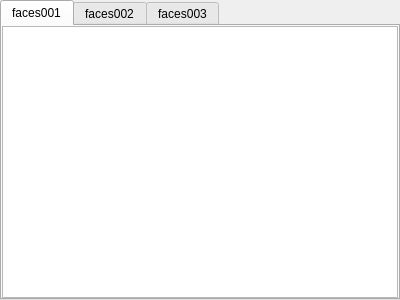
<?xml version="1.0" encoding="UTF-8"?>
<ui version="4.0">
 <class>FacesDialog</class>
 <widget class="QDialog" name="FacesDialog">
  <property name="geometry">
   <rect>
    <x>0</x>
    <y>0</y>
    <width>400</width>
    <height>300</height>
   </rect>
  </property>
  <property name="windowTitle">
   <string>Dialog</string>
  </property>
  <layout class="QVBoxLayout" name="verticalLayout">
   <property name="spacing">
    <number>0</number>
   </property>
   <property name="leftMargin">
    <number>0</number>
   </property>
   <property name="topMargin">
    <number>0</number>
   </property>
   <property name="rightMargin">
    <number>0</number>
   </property>
   <property name="bottomMargin">
    <number>0</number>
   </property>
   <item>
    <widget class="QTabWidget" name="tabWidget">
     <property name="currentIndex">
      <number>0</number>
     </property>
     <widget class="QWidget" name="facesTab001">
      <attribute name="title">
       <string>faces001</string>
      </attribute>
      <layout class="QVBoxLayout" name="verticalLayout_2">
       <property name="spacing">
        <number>0</number>
       </property>
       <property name="leftMargin">
        <number>0</number>
       </property>
       <property name="topMargin">
        <number>0</number>
       </property>
       <property name="rightMargin">
        <number>0</number>
       </property>
       <property name="bottomMargin">
        <number>0</number>
       </property>
       <item>
        <widget class="QTableWidget" name="facesTableWidget001"/>
       </item>
      </layout>
     </widget>
     <widget class="QWidget" name="facesTab002">
      <attribute name="title">
       <string>faces002</string>
      </attribute>
      <layout class="QVBoxLayout" name="verticalLayout_3">
       <property name="spacing">
        <number>0</number>
       </property>
       <property name="leftMargin">
        <number>0</number>
       </property>
       <property name="topMargin">
        <number>0</number>
       </property>
       <property name="rightMargin">
        <number>0</number>
       </property>
       <property name="bottomMargin">
        <number>0</number>
       </property>
       <item>
        <widget class="QTableWidget" name="facesTableWidget002"/>
       </item>
      </layout>
     </widget>
     <widget class="QWidget" name="facesTab003">
      <attribute name="title">
       <string>faces003</string>
      </attribute>
      <layout class="QVBoxLayout" name="verticalLayout_4">
       <property name="spacing">
        <number>0</number>
       </property>
       <property name="leftMargin">
        <number>0</number>
       </property>
       <property name="topMargin">
        <number>0</number>
       </property>
       <property name="rightMargin">
        <number>0</number>
       </property>
       <property name="bottomMargin">
        <number>0</number>
       </property>
       <item>
        <widget class="QTableWidget" name="facesTableWidget003"/>
       </item>
      </layout>
     </widget>
    </widget>
   </item>
  </layout>
 </widget>
 <resources/>
 <connections/>
</ui>
